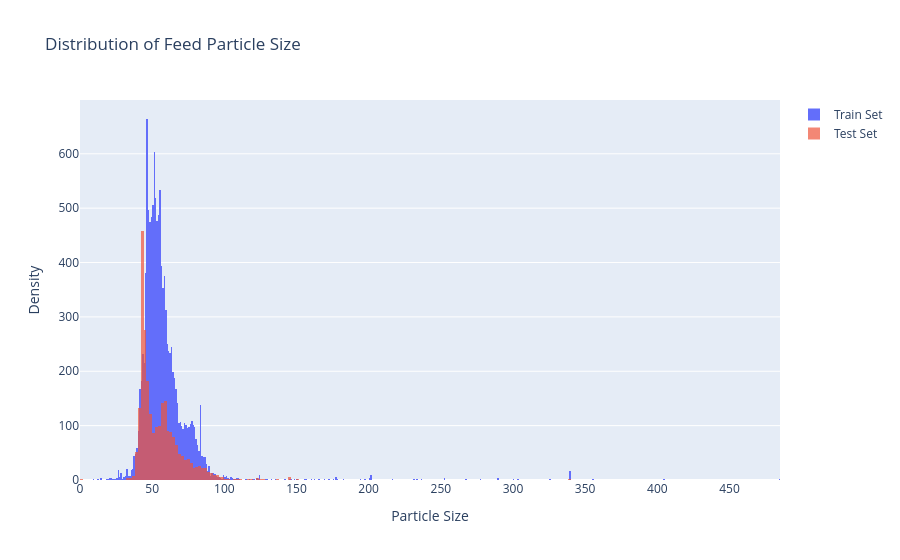

Notebook cell for this chart:
### Markdown cell above
### Distribution of Feed Particle Size

### Code cell
fig = go.Figure()

fig.add_trace(go.Histogram(x=df_train['rougher.input.feed_size'], 
                           histnorm='density', 
                           name='Train Set'))

fig.add_trace(go.Histogram(x=df_test['rougher.input.feed_size'], 
                           histnorm='density', 
                           name='Test Set', opacity=0.7))

fig.update_layout(barmode='overlay',
                title='Distribution of Feed Particle Size',
                xaxis_title='Particle Size',
                yaxis_title='Density')

fig.show()

### Figure 1 — Plotly figure (JSON) as saved in the notebook; plotly's stock layout.template omitted (floating-point values rounded to 4 significant figures; data arrays with more than 128 entries replaced by an {"elided": "..."} marker saying what was removed)
{"data": [{"histnorm": "density", "name": "Train Set", "type": "histogram", "x": {"elided": "11866 float values"}}, {"histnorm": "density", "name": "Test Set", "opacity": 0.7, "type": "histogram", "x": {"elided": "5064 float values"}}], "layout": {"barmode": "overlay", "title": {"text": "Distribution of Feed Particle Size"}, "xaxis": {"title": {"text": "Particle Size"}}, "yaxis": {"title": {"text": "Density"}}}}
